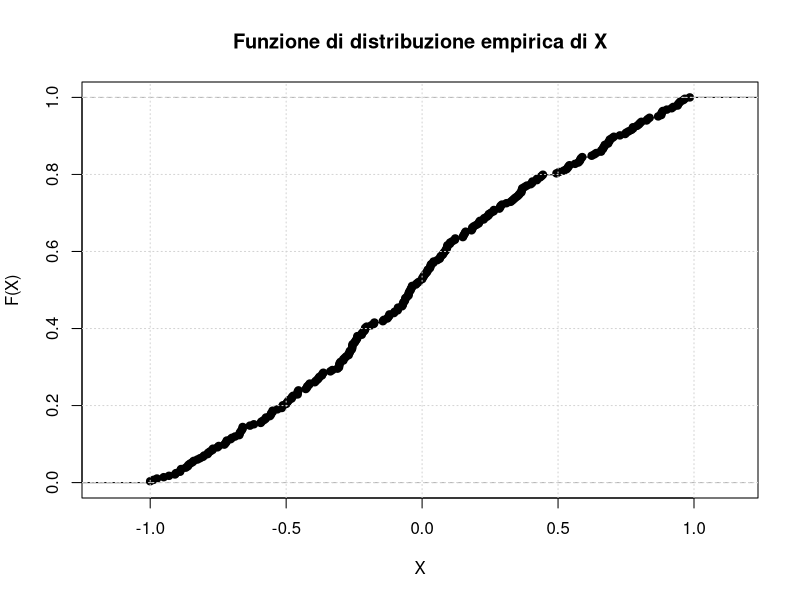
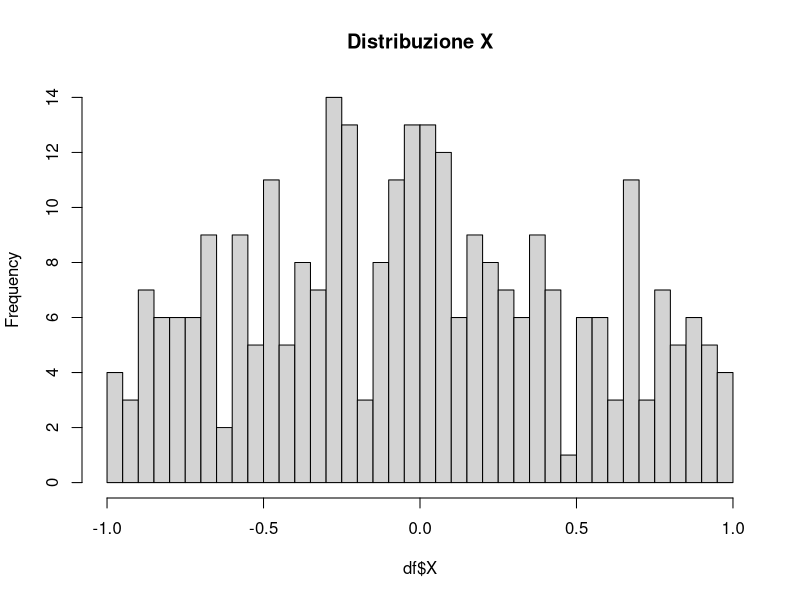

These figures' R source, in order:
library(zoo)    # Funzioni per medie mobili/rolling
library(dplyr)  # Pipeline e trasformazioni dati (mutate/filter ecc.)
library(readr)  # Lettura/scrittura CSV veloce
library(tidyr)  # Utility per NA e reshaping

df <- read_csv("data/dataset_start_AAPL.csv") # Carica dataset OHLCV già shiftato (_prec/_succ)

df <- df %>%
  mutate(
    dir = ifelse(Close_prec > Open_prec,  1, ifelse(Close_prec < Open_prec, -1, 0)), # Direzione candela precedente: long(+1), short(-1), neutra(0)
    body = abs(Close_prec - Open_prec),                                              # Ampiezza corpo: misura “decisione” della candela
    range_prec = High_prec - Low_prec,                                               # Range totale: scala/volatilità della candela
    body_ratio = ifelse(range_prec > 0, body / range_prec, 0),                       # Corpo normalizzato: forza relativa indipendente dalla scala
    upper_shadow = High_prec - pmax(Open_prec, Close_prec),                          # Ombra superiore: pressione di vendita durante la candela
    lower_shadow = pmin(Open_prec, Close_prec) - Low_prec,                           # Ombra inferiore: pressione di acquisto durante la candela
    shadow_bias = ifelse(range_prec > 0, (lower_shadow - upper_shadow) / range_prec, 0), # Bias ombre: >0 bullish, <0 bearish
    shadow_factor = 1 + dir * shadow_bias
  )





df <- df %>%
  mutate(

    X = dir * body_ratio * shadow_factor 
  )

# FD (funzione di distribuzione empirica) di X
plot(ecdf(df$X),
     main = "Funzione di distribuzione empirica di X",
     xlab = "X",
     ylab = "F(X)")
grid()



summary(df$X) # Riassunto statistico di X (controllo sanity)
hist(df$X, breaks = 50, main = "Distribuzione X") # Istogramma X (controllo forma/distribuzione)

write_csv(df, "data/df_final.csv")
